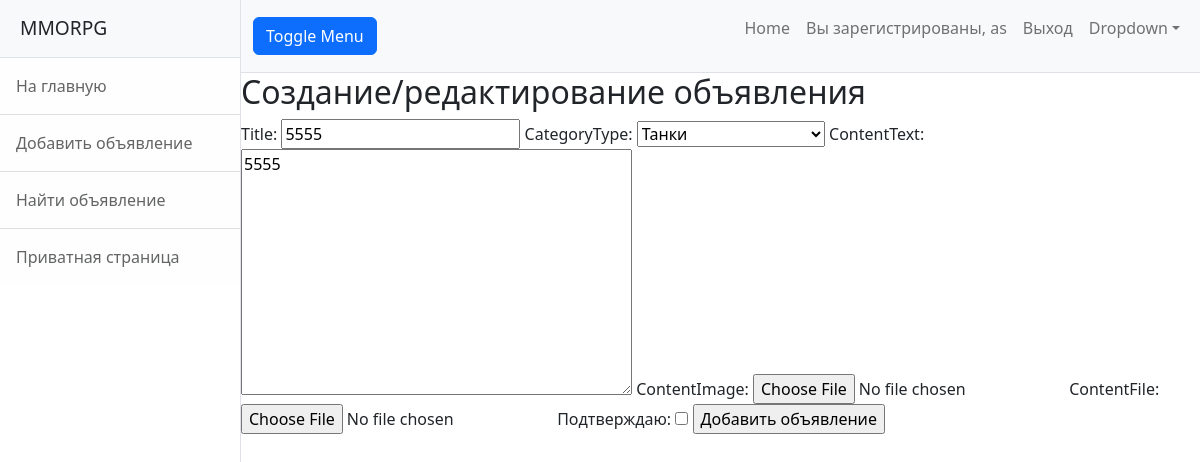
The app's page /posts/create/83/ (signed in), older data.
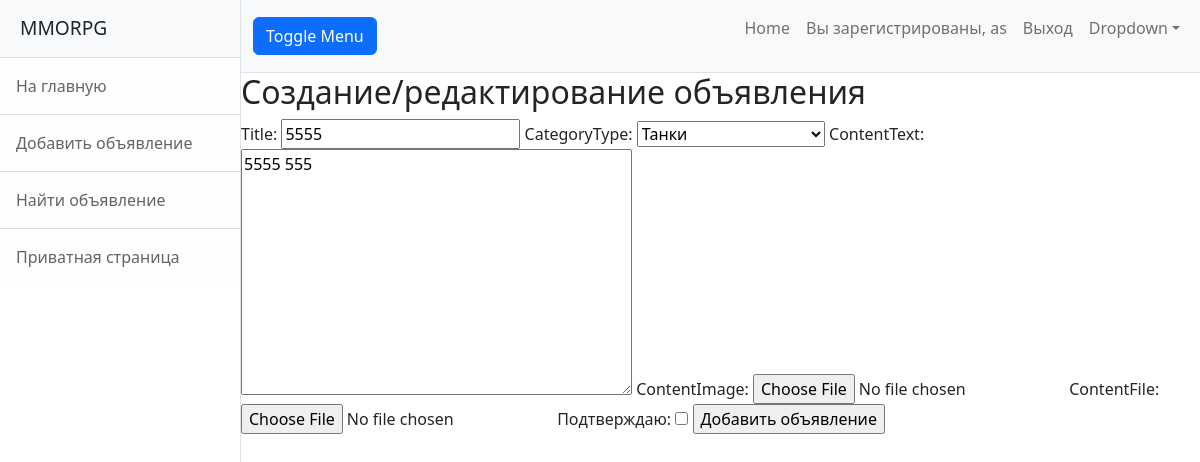
The same page, newer data.
### postsapp/models.py (models this page shows, shortened)
class Post(models.Model):
    tanks = 'TA'
    gila = 'GI'
    dd = 'DD'
    merchants = 'ME'
    guildmasters = 'GU'
    questgivers = 'QU'
    blacksmiths = 'BL'
    leatherworkers = 'LE'
    potions = 'PO'
    spell_masters = 'SP'
    CATEGORY_CHOICES = [
        (tanks, 'Танки'),
        (gila, 'Хилы'),
        (dd, 'ДД'),
        (merchants, 'Торговцы'),
        (guildmasters, 'Гилдмастеры'),
        (questgivers, 'Квестгиверы'),
        (blacksmiths, 'Кузнецы'),
        (leatherworkers, 'Кожевники'),
        (potions, 'Зельевары'),
        (spell_masters, 'Мастера заклинаний'),
    ]
    dataCreation = models.DateTimeField(auto_now_add=True)
    user = models.ForeignKey(User, null=True, on_delete=models.CASCADE)
    title = models.CharField(max_length=128)
    categoryType = models.CharField(max_length=2, choices=CATEGORY_CHOICES, default=tanks)
    contentText = models.TextField()
    contentImage = models.ImageField(upload_to=user_directory_path, blank=True)
    contentFile = models.FileField(upload_to=user_directory_path, blank=True)
    is_private = models.BooleanField(default=False)

### postsapp/views.py (the view)
# urls.py: path('create/<int:pk>/', PostsUpdateView.as_view(), name='create'),
class PostsUpdateView(LoginRequiredMixin, PermissionRequiredMixin, UpdateView):
    model = Post
    template_name = 'create.html'
    form_class = PostForm
    success_url = '/posts/'
    permission_required = ('postsapp.change_post')
    def get_object(self, **kwargs):
        id = self.kwargs.get('pk')
        return Post.objects.get(pk=id)

### postsapp/forms.py
class PostForm(ModelForm):
    check_box = BooleanField(label='Подтверждаю')  # добавляем галочку или же true-false поле
    class Meta:
        model = Post
        fields = ['title', 'categoryType', 'contentText', 'contentImage', 'contentFile', 'check_box']  # не забываем включить галочку в поля, иначе она не будет показываться на странице!
        widgets = {
            'contentImage': FileInput(attrs={'accept': '.jpg'}),  # Указываем, что это поле для загрузки изображений
            'contentFile': FileInput(attrs={'accept': '.pdf,.doc,.docx,.txt'}),
        }

### templates/create.html (shortened to what this page needs)
{% extends 'flatpages/default.html' %}
{% block content %}
    <h2>Создание/редактирование объявления</h2>
        <form method="POST" enctype="multipart/form-data">
            {{ form }}
            <input type="submit" value="Добавить объявление">
        </form>
{% endblock content %}

Row changes from the older to the newer data that the page shows:
changed Post "Танки": contentText "5555" → "5555 555"
